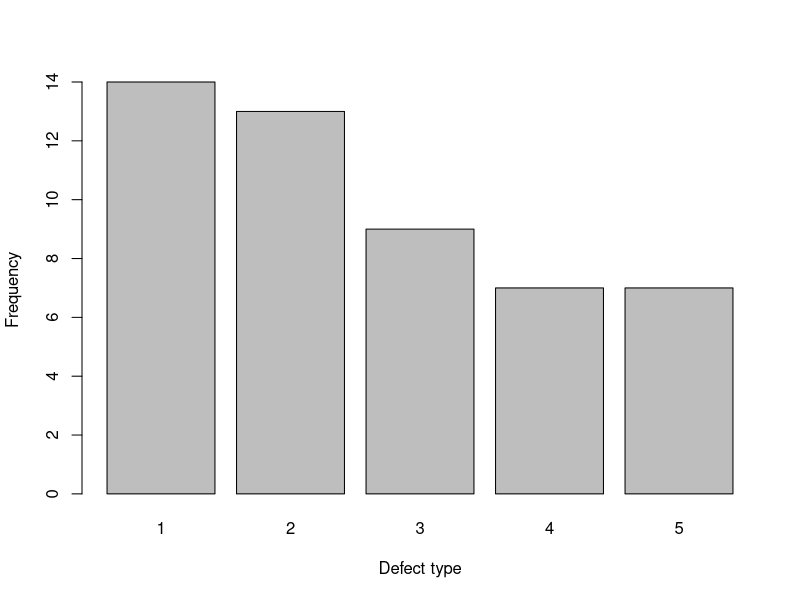

The R source for this figure:
## ---- chunk 1
DefectTypes = c(2,1,3,1,2,1,5,4,3,1,2,3,4,3,1,5,2,3,
                1,2,3,5,4,3,1,5,1,4,2,3,2,1,2,5,4,2,4,2,5,1,2,1,2,1,5, 2,1,3,1,4)
#To obtain the frequencies
counts = table(DefectTypes)
#To obtain the bar chart
barplot(counts, xlab='Defect type', ylab='Frequency')

## ---- chunk 2
mycars <- within(mtcars, { cyl <- ordered(cyl) })
mycars
